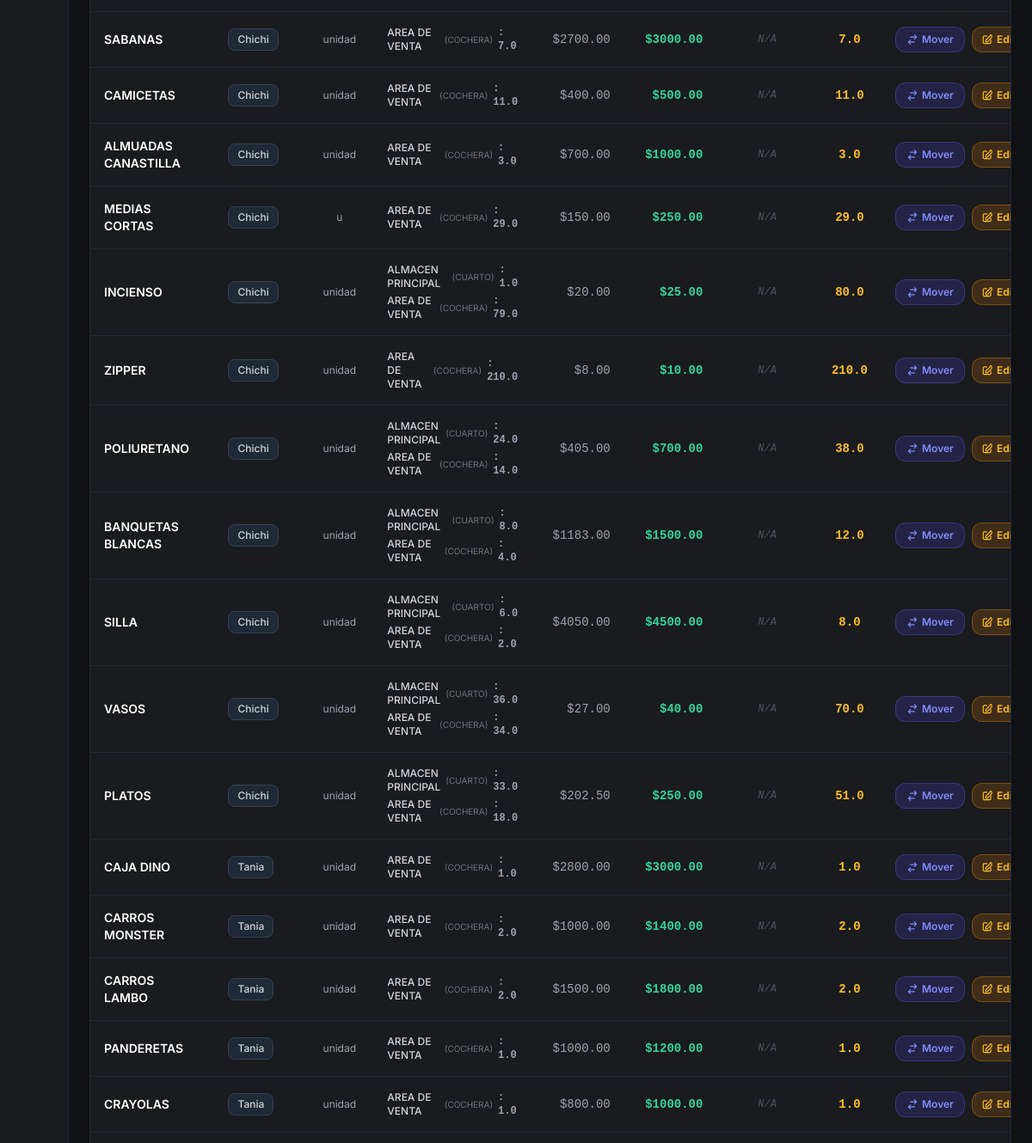
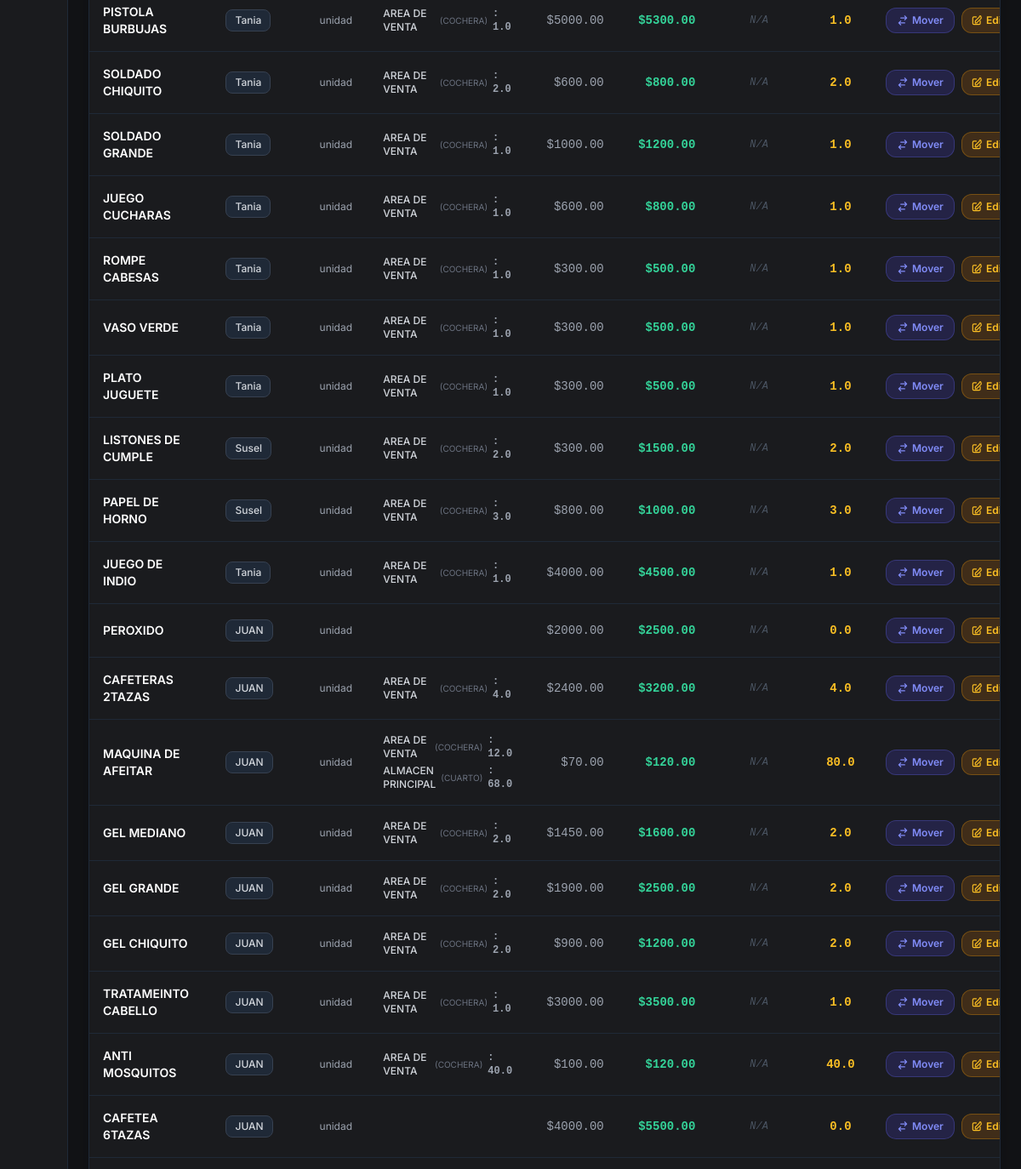
The page /admin?propietario_id=1 (signed in, middle part) on the database as committed earlier (2 pictures, top to bottom).
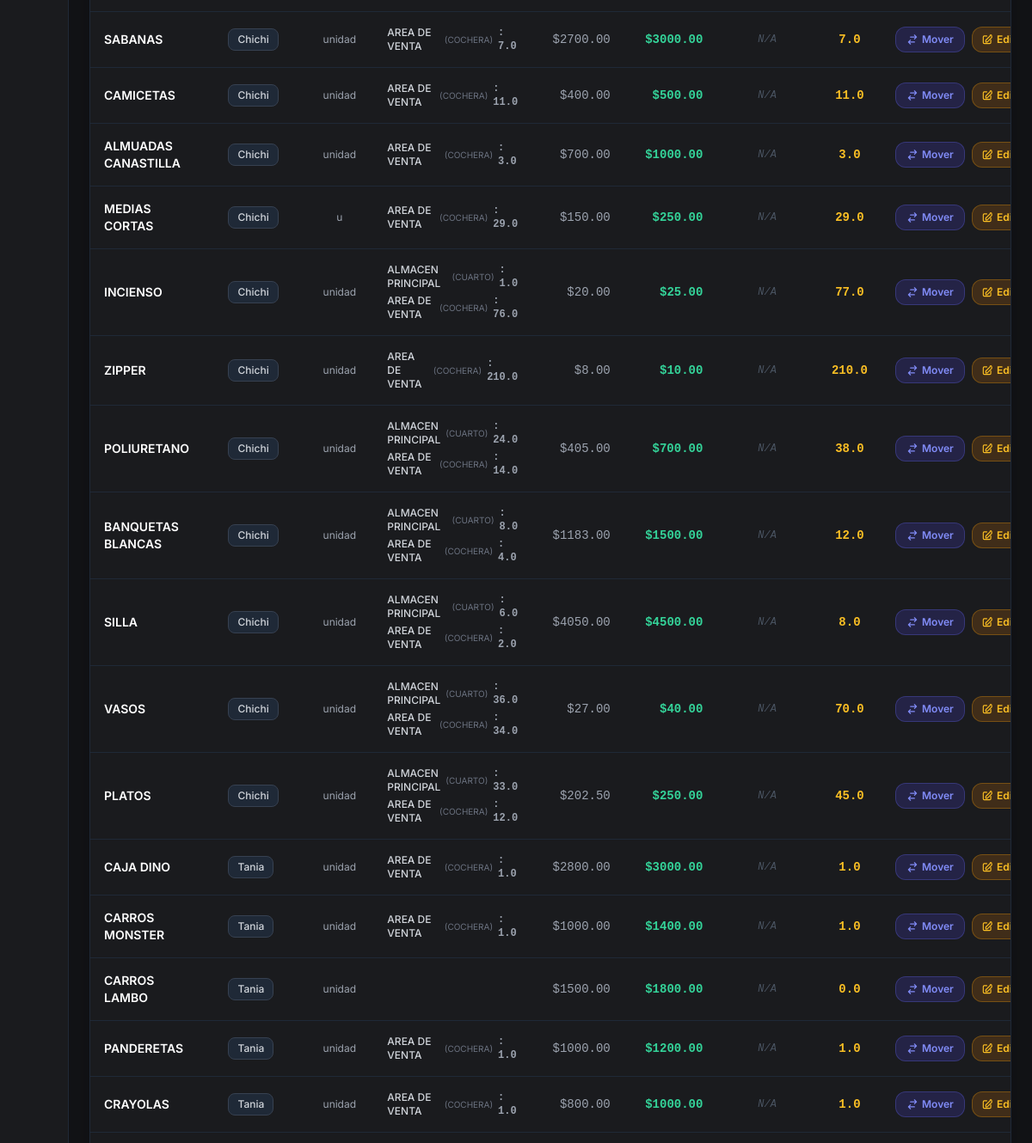
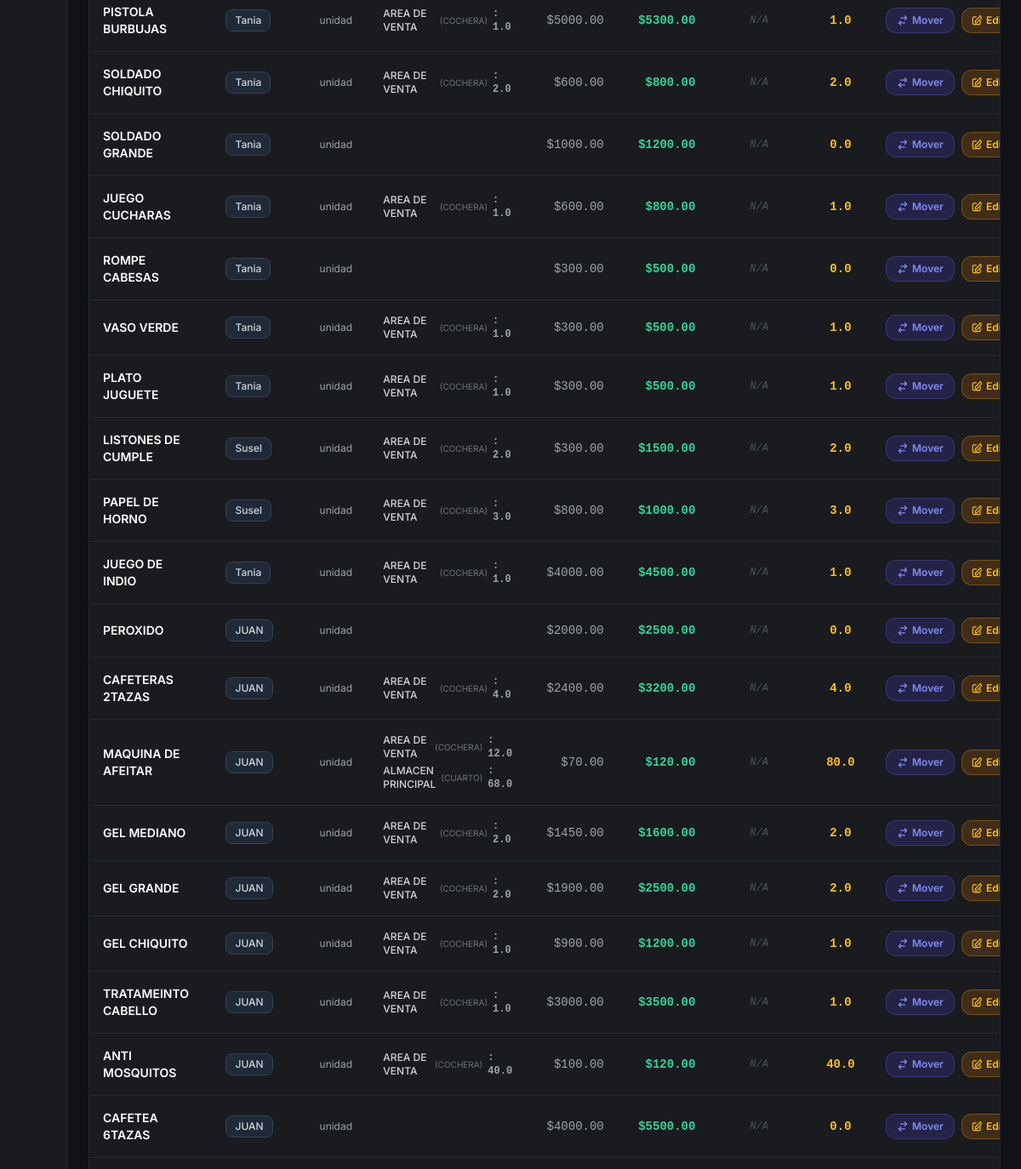
The same page on the database as committed later (2 pictures, top to bottom).
### app.py (models this page shows, shortened)
class Producto(db.Model):
    __tablename__ = 'productos'
    id = db.Column(db.Integer, primary_key=True)
    codigo = db.Column(db.String(50), nullable=True)
    nombre = db.Column(db.String(100), nullable=False)
    unidad_medida = db.Column(db.String(20), default='unidad')
    propietario_id = db.Column(db.Integer, db.ForeignKey('propietarios.id'), nullable=True)
    precio_costo = db.Column(db.Float, default=0.0)
    precio_venta = db.Column(db.Float, default=0.0)
    fecha_vencimiento = db.Column(db.Date, nullable=True)
    proveedor_id = db.Column(db.Integer, db.ForeignKey('proveedores.id'), nullable=True)
    proveedor = db.relationship('Proveedor', backref=db.backref('productos', lazy=True))
    estado_pago = db.Column(db.String(20), default="Pagado")
    monto_pendiente = db.Column(db.Float, default=0.0)
    fecha_creacion = db.Column(db.DateTime, default=datetime.utcnow)
    stocks = db.relationship('StockAlmacen', backref='producto', cascade="all, delete-orphan", lazy=True)
    @property
    def cantidad_total(self):
        return sum(s.cantidad for s in self.stocks)

class Proveedor(db.Model):
    __tablename__ = 'proveedores'
    id = db.Column(db.Integer, primary_key=True)
    nombre = db.Column(db.String(100), nullable=False, unique=True)
    telefono = db.Column(db.String(30), nullable=True)
    contacto = db.Column(db.String(100), nullable=True)

class StockAlmacen(db.Model):
    __tablename__ = 'stock_almacen'
    id = db.Column(db.Integer, primary_key=True)
    producto_id = db.Column(db.Integer, db.ForeignKey('productos.id'), nullable=False)
    almacen_id = db.Column(db.Integer, db.ForeignKey('almacenes.id'), nullable=False)
    cantidad = db.Column(db.Float, default=0.0)

class Almacen(db.Model):
    __tablename__ = 'almacenes'
    id = db.Column(db.Integer, primary_key=True)
    nombre = db.Column(db.String(100), nullable=False, unique=True)
    ubicacion = db.Column(db.String(150), nullable=True)
    es_area_venta = db.Column(db.Boolean, default=False)
    stocks = db.relationship('StockAlmacen', backref='almacen', cascade="all, delete-orphan", lazy=True)

### app.py (the view)
@app.route("/admin")
def vista_admin():
    if "user" not in session or session.get("rol") != "admin":
        return redirect(url_for("login"))
    almacenes = Almacen.query.all()
    proveedores = Proveedor.query.all()
    propietarios = Propietario.query.all()
    tipos_operacion = TipoOperacion.query.all()
    conceptos = ConceptoMovimiento.query.all()
    conceptos_json = [
        {"id": c.id, "tipo_id": c.tipo_id, "nombre": c.nombre}
        for c in conceptos
    ]
    propietario_filtro_id = request.args.get("propietario_id", "todos")
    if propietario_filtro_id != "todos" and propietario_filtro_id.isdigit():
        productos = Producto.query.filter_by(
            propietario_id=int(propietario_filtro_id)
        ).all()
    else:
        productos = Producto.query.all()
    inversion_stock = 0.0
    valor_venta = 0.0
    for p in productos:
        stock_total = p.cantidad_total
        costo = p.precio_costo or 0.0
        precio = p.precio_venta or 0.0
        inversion_stock += costo * stock_total
        valor_venta += precio * stock_total
    ganancia_proyectada = valor_venta - inversion_stock
    efectivo_caja = session.get("efectivo_caja", 0.0)
    return render_template(
        "admin_almacenes.html",
        almacenes=almacenes,
        proveedores=proveedores,
        propietarios=propietarios,
        tipos_operacion=tipos_operacion,
        conceptos=conceptos,
        conceptos_json=conceptos_json,  # <--- Variable JSON inyectada
        productos=productos,
        propietario_filtro_id=str(propietario_filtro_id),
        total_invertido=inversion_stock,
        total_venta_estimada=valor_venta,  # Nombre requerido por el HTML
        ganancia_potencial=ganancia_proyectada,  # Nombre requerido por el HTML
        efectivo_caja=efectivo_caja,
        hoy=date.today(),  # Para el cálculo de fecha_vencimiento en el HTML
    )

### app.py (called while the page is built)
@app.context_processor
def inject_today():
    return {'hoy': date.today()}

### templates/admin_almacenes.html (shortened to what this page needs)
{% extends "base.html" %}
{% block content %}
<section class="p-6 flex-1">
    <div class="bg-[#1a1b1e] border border-gray-800 rounded-2xl overflow-hidden shadow-2xl">
        <div class="overflow-x-auto">
            <table class="w-full text-left border-collapse text-sm">
                <tbody class="divide-y divide-gray-800">
                    {% for producto in productos %}
                    <tr class="hover:bg-gray-800/30 text-gray-300">
                        <td class="p-4 font-semibold text-white">
                            {{ producto.nombre }}
                        </td>
                        <td class="p-4 text-gray-400">
                            {% if producto.proveedor %}
                                <span class="inline-flex items-center gap-1.5 bg-gray-800 px-2.5 py-1 rounded-lg text-xs font-medium text-gray-300 border border-gray-700">
                                    {{ producto.proveedor.nombre }}
                                </span>
                            {% else %}
                                <span class="text-xs text-gray-600 italic">Sin proveedor</span>
                            {% endif %}
                        </td>
                        <td class="p-4 text-center text-xs text-gray-400">{{ producto.unidad_medida }}</td>
                        <td class="p-4">
                            <div class="flex flex-col gap-1">
                                {% for stock in producto.stocks %}
                                    {% if stock.cantidad > 0 %}
                                        <div class="text-xs flex items-center gap-1.5">
                                            <span class="font-medium text-gray-300">{{ stock.almacen.nombre }}</span>
                                            {% if stock.almacen.ubicacion %}
                                                <span class="text-[10px] text-gray-500">({{ stock.almacen.ubicacion }})</span>
                                            {% endif %}
                                            <span class="font-mono text-gray-400 font-bold ml-auto">: {{ stock.cantidad }}</span>
                                        </div>
                                    {% endif %}
                                {% else %}
                                    <span class="text-xs text-gray-600 italic">Sin stock asignado</span>
                                {% endfor %}
                            </div>
                        </td>
                        <td class="p-4 text-right font-mono text-gray-400">
                            ${{ "%.2f"|format(producto.precio_costo) }}
                        </td>
                        <td class="p-4 text-right font-mono font-bold text-emerald-400">
                            ${{ "%.2f"|format(producto.precio_venta) }}
                        </td>
                        <td class="p-4 text-center font-mono text-xs">
                            {% if producto.fecha_vencimiento %}
                                {% set dias_restantes = (producto.fecha_vencimiento - hoy).days %}
                                {% if dias_restantes < 0 %}
                                    <span class="px-2.5 py-1 rounded-lg bg-rose-500/20 text-rose-400 border border-rose-500/40 font-semibold inline-flex items-center gap-1" title="Producto Vencido">
                                        <svg class="w-3 h-3" fill="none" stroke="currentColor" viewBox="0 0 24 24"><path stroke-linecap="round" stroke-linejoin="round" stroke-width="2" d="M12 8v4m0 4h.01M21 12a9 9 0 11-18 0 9 9 0 0118 0z"></path></svg>
                                        {{ producto.fecha_vencimiento.strftime('%d/%m/%Y') }}
                                    </span>
                                {% elif dias_restantes <= 7 %}
                                    <span class="px-2.5 py-1 rounded-lg bg-amber-500/20 text-amber-400 border border-amber-500/40 font-semibold inline-flex items-center gap-1" title="Vence en {{ dias_restantes }} días">
                                        <svg class="w-3 h-3" fill="none" stroke="currentColor" viewBox="0 0 24 24"><path stroke-linecap="round" stroke-linejoin="round" stroke-width="2" d="M12 9v2m0 4h.01m-6.938 4h13.856c1.54 0 2.502-1.667 1.732-3L13.732 4c-.77-1.333-2.694-1.333-3.464 0L3.34 16c-.77 1.333.192 3 1.732 3z"></path></svg>
                                        {{ producto.fecha_vencimiento.strftime('%d/%m/%Y') }}
                                    </span>
                                {% else %}
                                    <span class="px-2 py-1 rounded-lg bg-gray-800/80 text-gray-300 border border-gray-700 inline-block">
                                        {{ producto.fecha_vencimiento.strftime('%d/%m/%Y') }}
                                    </span>
                                {% endif %}
                            {% else %}
                                <span class="text-xs text-gray-600 italic">N/A</span>
                            {% endif %}
                        </td>
                        <td class="p-4 text-center font-mono font-bold text-amber-400">
                            {{ producto.cantidad_total }}
                        </td>
                        <td class="p-4 text-center">
                            <div class="flex items-center justify-center gap-2">
                                <button type="button" onclick='abrirModalTraslado({{ producto.id }}, "{{ producto.nombre }}")' title="Trasladar Stock"
                                    class="px-3 py-1.5 bg-indigo-600/20 hover:bg-indigo-600 text-indigo-400 hover:text-white border border-indigo-500/30 rounded-xl text-xs font-semibold transition-all inline-flex items-center gap-1">
                                    <svg class="w-3.5 h-3.5" fill="none" stroke="currentColor" viewBox="0 0 24 24">
                                        <path stroke-linecap="round" stroke-linejoin="round" stroke-width="2" d="M8 7h12m0 0l-4-4m4 4l-4 4m0 6H4m0 0l4 4m-4-4l4-4"></path>
                                    </svg>
                                    Mover
                                </button>
                                <button type="button" onclick="abrirModalEditarProducto(this)" data-id="{{ producto.id }}"
                                    data-nombre="{{ producto.nombre }}" data-unidad="{{ producto.unidad_medida or 'u' }}"
                                    data-costo="{{ producto.precio_costo }}" data-venta="{{ producto.precio_venta }}"
                                    data-proveedor="{{ producto.proveedor_id or '' }}"
                                    data-propietario="{{ producto.propietario_id or '' }}"
                                    data-vencimiento="{% if producto.fecha_vencimiento %}{{ producto.fecha_vencimiento.strftime('%Y-%m-%d') }}{% endif %}"
                                    title="Editar Producto"
                                    class="px-2.5 py-1.5 bg-amber-600/20 hover:bg-amber-600 text-amber-400 hover:text-white border border-amber-500/30 rounded-xl text-xs font-semibold transition-all inline-flex items-center gap-1">
                                    <svg class="w-3.5 h-3.5" fill="none" stroke="currentColor" viewBox="0 0 24 24">
                                        <path stroke-linecap="round" stroke-linejoin="round" stroke-width="2" d="M11 5H6a2 2 0 00-2 2v11a2 2 0 002 2h11a2 2 0 002-2v-5m-1.414-9.414a2 2 0 012.828 0L20.5 5.5a2 2 0 010 2.828l-8.5 8.5H9v-3.5l8.5-8.5z"></path>
                                    </svg>
                                    Editar
                                </button>
                            </div>
                        </td>
                    </tr>
                    {% endfor %}
                </tbody>
            </table>
        </div>
    </div>
</section>
{% endblock %}

### templates/base.html (shortened to what this page needs)
<!DOCTYPE html>
<html lang="es" class="h-full bg-[#121316]">
<head>
    <script src="https://cdn.tailwindcss.com"></script>
    <link rel="stylesheet" href="/static/css/style.css">
</head>
<body class="h-full bg-[#121316] text-gray-200 flex overflow-hidden">
    <aside
        class="w-16 md:w-20 bg-[#1a1b1e] border-r border-gray-800 flex flex-col items-center py-4 justify-between h-screen shrink-0 z-40">
    </aside>
    <main class="flex-1 overflow-y-auto h-screen">
        {% block content %}{% endblock %}
    </main>
</body>
</html>

### static/css/style.css (style rules this page uses)
body { font-family: 'Inter', sans-serif; }

Rows that differ between the two databases and show on the page:
changed through a linked row, Producto "INCIENSO": cantidad_total "80.0" → "77.0"
changed StockAlmacen (number 6 of 37 on the later page): cantidad "79.0" → "76.0"
changed through a linked row, Producto "PLATOS": cantidad_total "51.0" → "45.0"
changed StockAlmacen (number 17 of 37 on the later page): cantidad "18.0" → "12.0"
changed through a linked row, Producto "CARROS MONSTER": cantidad_total "2.0" → "1.0"
changed StockAlmacen (number 19 of 37 on the later page): cantidad "2.0" → "1.0"
changed Producto "CARROS LAMBO": loses StockAlmacen (almacen.nombre "AREA DE VENTA", almacen.ubicacion "COCHERA", cantidad "2.0"); cantidad_total "2.0" → "0.0"
changed Producto "SOLDADO GRANDE": loses StockAlmacen (almacen.nombre "AREA DE VENTA", almacen.ubicacion "COCHERA", cantidad "1.0"); cantidad_total "1.0" → "0.0"
changed Producto "ROMPE CABESAS": loses StockAlmacen (almacen.nombre "AREA DE VENTA", almacen.ubicacion "COCHERA", cantidad "1.0"); cantidad_total "1.0" → "0.0"
changed through a linked row, Producto "GEL CHIQUITO": cantidad_total "2.0" → "1.0"
changed StockAlmacen (number 35 of 37 on the later page): cantidad "2.0" → "1.0"
